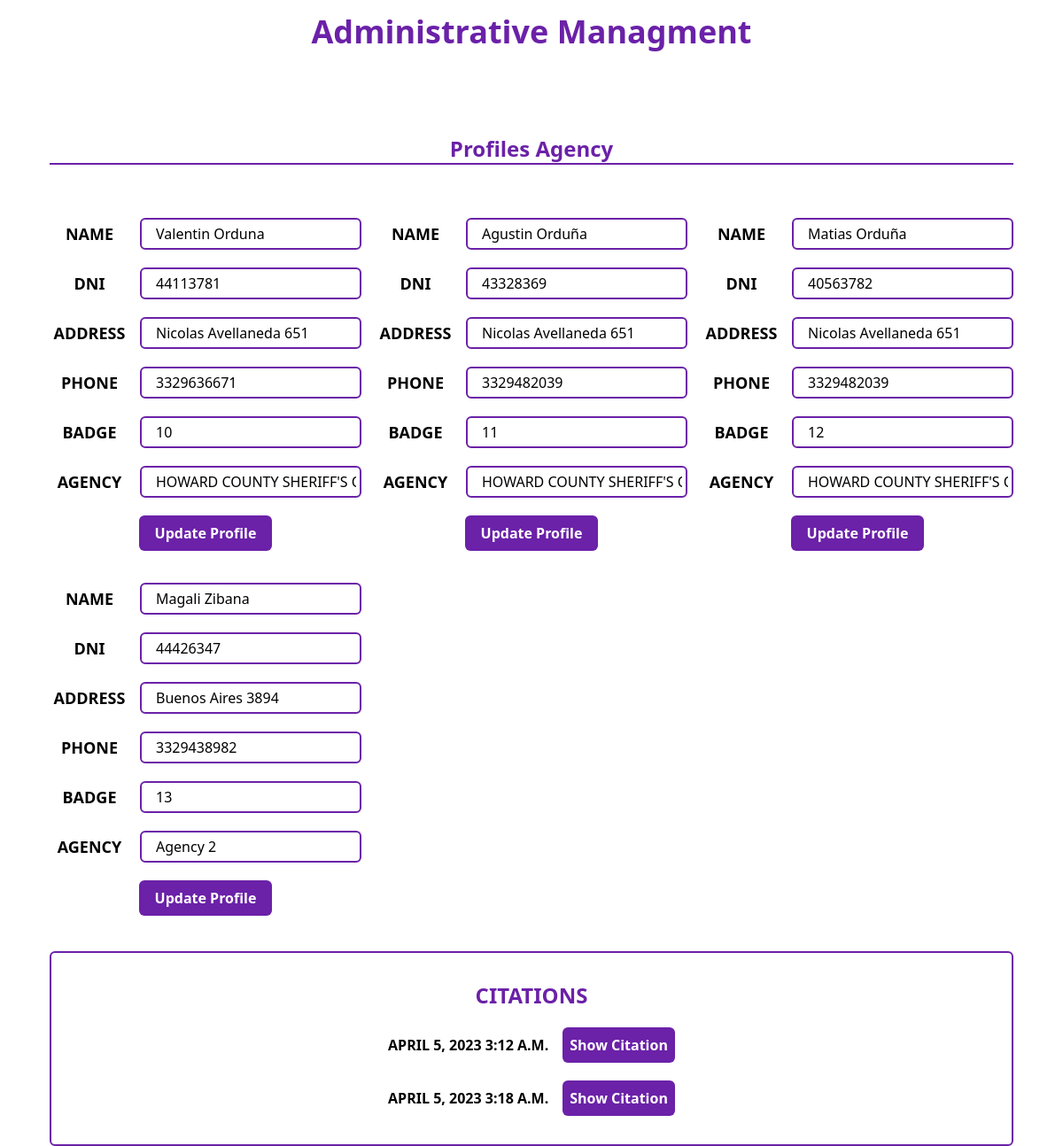
The page / (signed in) on the database as committed earlier.
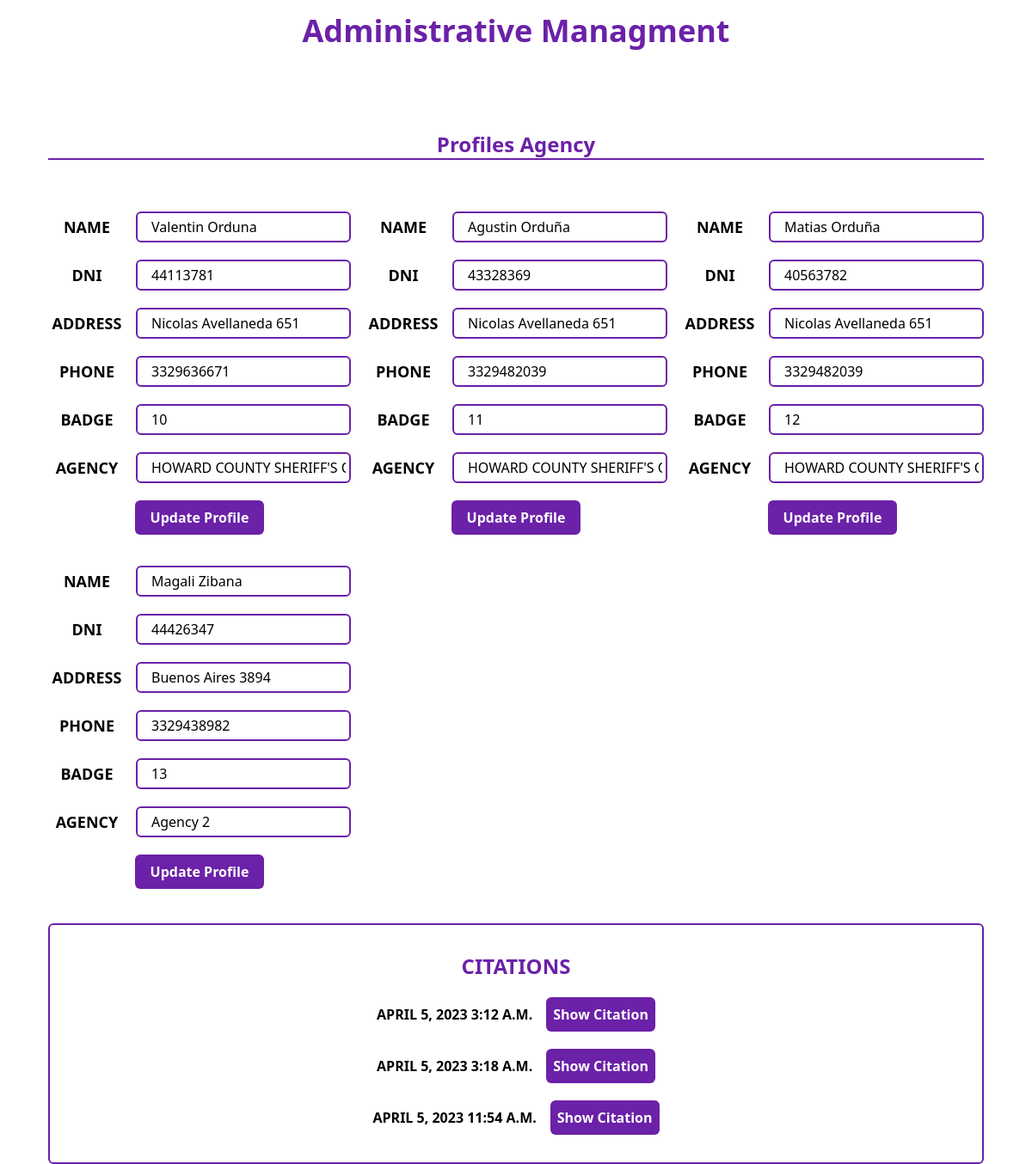
The same page on the database as committed later.
### officers/models.py (models this page shows)
class Officer(models.Model):
    name = models.CharField(max_length=30)
    dni = models.CharField(max_length=30)
    address = models.CharField(max_length=50)
    phone = models.CharField(max_length=50)
    badge = models.CharField(max_length=20,unique=True)
    agency = models.ForeignKey(Agency,on_delete=models.CASCADE)

### agencies/models.py (models this page shows)
class Agency(models.Model):
    name = models.CharField(max_length=30)
    idAgency = models.CharField(max_length=30)
    address = models.CharField(max_length=30)
    state = models.CharField(max_length=20)
    cp = models.CharField(max_length=10)

### citations/models.py (models this page shows)
class Citation(models.Model):
    violationDate = models.DateField()
    violationTime = models.TimeField()
    route = models.CharField(max_length=20)
    county = models.CharField(max_length=20)
    city = models.CharField(max_length=20)
    oln = models.CharField(max_length=10)
    oln_number = models.CharField(max_length=10)
    license_class = models.CharField(max_length=10)
    cdl = models.BooleanField()
    name = models.CharField(max_length=50)
    dob = models.DateField()
    gender = models.CharField(max_length=10)
    hair_color = models.CharField(max_length=10,null=True,default='')
    eye_color = models.CharField(max_length=10,null=True,default='')
    height = models.CharField(max_length=8)
    address = models.CharField(max_length=50)
    city_passenger = models.CharField(max_length=50)
    state = models.CharField(max_length=10)
    zip_code = models.CharField(max_length=10)
    phone = models.CharField(max_length=20)
    email = models.CharField(max_length=40)
    vin = models.CharField(max_length=20)
    color = models.CharField(max_length=20)
    year = models.IntegerField()
    make = models.CharField(max_length=50)
    model = models.CharField(max_length=50)
    crash = models.BooleanField()
    passengers = models.BooleanField()
    spanish_speaker = models.BooleanField()
    in_car_video = models.BooleanField()
    body_camera = models.BooleanField()
    school_zone = models.BooleanField()
    construction_zone = models.BooleanField()
    workers_present = models.BooleanField()
    violations = models.CharField(max_length=100)
    officer = models.ForeignKey(Officer,on_delete=models.CASCADE)
    officer_note = models.CharField(max_length=100,null=True,default='')

### home/views.py (the view, shortened to what this page needs)
# urls.py: path('',home,name='home'),
@login_required(login_url='/login')
def home(request):
    if request.user.groups.filter(name='Admin').exists():
        findUsers = Officer.objects.filter()
        findCitations = Citation.objects.filter()
        return render(request,'index.html',{'profiles':findUsers,'citations':findCitations} )
    return render(request, 'index.html')

### home/templates/index.html (shortened to what this page needs)
<!DOCTYPE html>
<html lang="en">
  <head>
    <script src="https://cdn.tailwindcss.com"></script>
  </head>
  <body>
    <header class="text-center p-4">
      <h1 class="font-extrabold text-purple-800 text-4xl">
        Administrative Managment
      </h1>
    </header>
    <main class="flex justify-center mt-10 space-x-10">
       {% if profiles %}
      <div class="text-center mt-10 space-y-10">
        <h1
          class="font-bold text-purple-800 text-2xl border-b-2 border-purple-800"
        >
          Profiles Agency
        </h1>
        <div class="grid grid-cols-3 gap-4">
          {% for profile in profiles %}
          <form
            method="POST"
            action="profile/update/{{profile.id}}"
            class="space-y-5"
          >
            <div class="flex text-center items-center space-x-3">
              <label class="text-lg font-bold uppercase w-[90px]">Name</label>
              <input
                class="w-[250px] p-1 border-2 border-purple-800 rounded-md pl-4"
                name="name"
                value="{{profile.name}}"
                type="text"
              />
            </div>
            <div class="flex text-center items-center space-x-3">
              <label class="text-lg font-bold uppercase w-[90px]">Dni</label>
              <input
                class="w-[250px] p-1 border-2 border-purple-800 rounded-md pl-4"
                name="dni"
                value="{{profile.dni}}"
                type="text"
              />
            </div>
            <div class="flex text-center items-center space-x-3">
              <label class="text-lg font-bold uppercase w-[90px]"
                >Address</label
              >
              <input
                class="w-[250px] p-1 border-2 border-purple-800 rounded-md pl-4"
                name="address"
                value="{{profile.address}}"
                type="text"
              />
            </div>
            <div class="flex text-center items-center space-x-3">
              <label class="text-lg font-bold uppercase w-[90px]">Phone</label>
              <input
                class="w-[250px] p-1 border-2 border-purple-800 rounded-md pl-4"
                name="phone"
                value="{{profile.phone}}"
                type="text"
              />
            </div>
            <div class="flex text-center items-center space-x-3">
              <label class="text-lg font-bold uppercase w-[90px]">Badge</label>
              <input
                class="w-[250px] p-1 border-2 border-purple-800 rounded-md pl-4"
                name="badge"
                value="{{profile.badge}}"
                type="text"
              />
            </div>
            <div class="flex text-center items-center space-x-3">
              <label class="text-lg font-bold uppercase w-[90px]">Agency</label>
              <input
                class="w-[250px] p-1 border-2 border-purple-800 rounded-md pl-4"
                name="agency"
                value="{{profile.agency.name}}"
                type="text"
              />
            </div>
            <div class="w-[150px] mx-auto">
              <input
                class="w-full py-2 bg-purple-800 font-bold text-white rounded-md cursor-pointer"
                value="Update Profile"
                type="submit"
              />
            </div>
          </form>
          {% endfor %}
        </div>
        <div
          class="text-center space-y-5 border-2 border-purple-800 rounded-md p-8"
        >
          <h2 class="font-bold text-2xl text-purple-800 uppercase">
            Citations
          </h2>
          {% for citation in citations %}
          <div class="flex justify-center items-center space-x-4">
            <h2 class="font-bold uppercase">
              {{citation.violationDate}} {{citation.violationTime}}
            </h2>
            <a
              class="p-2 bg-purple-800 text-white font-bold rounded-md cursor-pointer"
              href="citation/{{citation.id}}"
              >Show Citation</a
            >
          </div>
          {% endfor %}
        </div>
      </div>
      {% endif %}
    </main>
  </body>
</html>

Rows that differ between the two databases and show on the page:
added Citation: violationDate "APRIL 5, 2023", violationTime "11:54 A.M."
